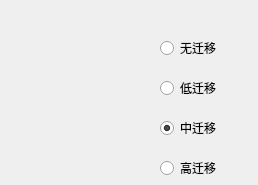
           <widget class="QWidget" name="tab_5">
            <attribute name="title">
             <string>迁移强度选择</string>
            </attribute>
            <widget class="QRadioButton" name="radioButton_70">
             <property name="geometry">
              <rect>
               <x>160</x>
               <y>80</y>
               <width>89</width>
               <height>16</height>
              </rect>
             </property>
             <property name="text">
              <string>低迁移</string>
             </property>
            </widget>
            <widget class="QRadioButton" name="radioButton_72">
             <property name="geometry">
              <rect>
               <x>160</x>
               <y>160</y>
               <width>89</width>
               <height>16</height>
              </rect>
             </property>
             <property name="text">
              <string>高迁移</string>
             </property>
            </widget>
            <widget class="QRadioButton" name="radioButton_71">
             <property name="geometry">
              <rect>
               <x>160</x>
               <y>120</y>
               <width>89</width>
               <height>16</height>
              </rect>
             </property>
             <property name="text">
              <string>中迁移</string>
             </property>
             <property name="checked">
              <bool>true</bool>
             </property>
            </widget>
            <widget class="QRadioButton" name="radioButton_69">
             <property name="geometry">
              <rect>
               <x>160</x>
               <y>40</y>
               <width>89</width>
               <height>16</height>
              </rect>
             </property>
             <property name="text">
              <string>无迁移</string>
             </property>
            </widget>
           </widget>
